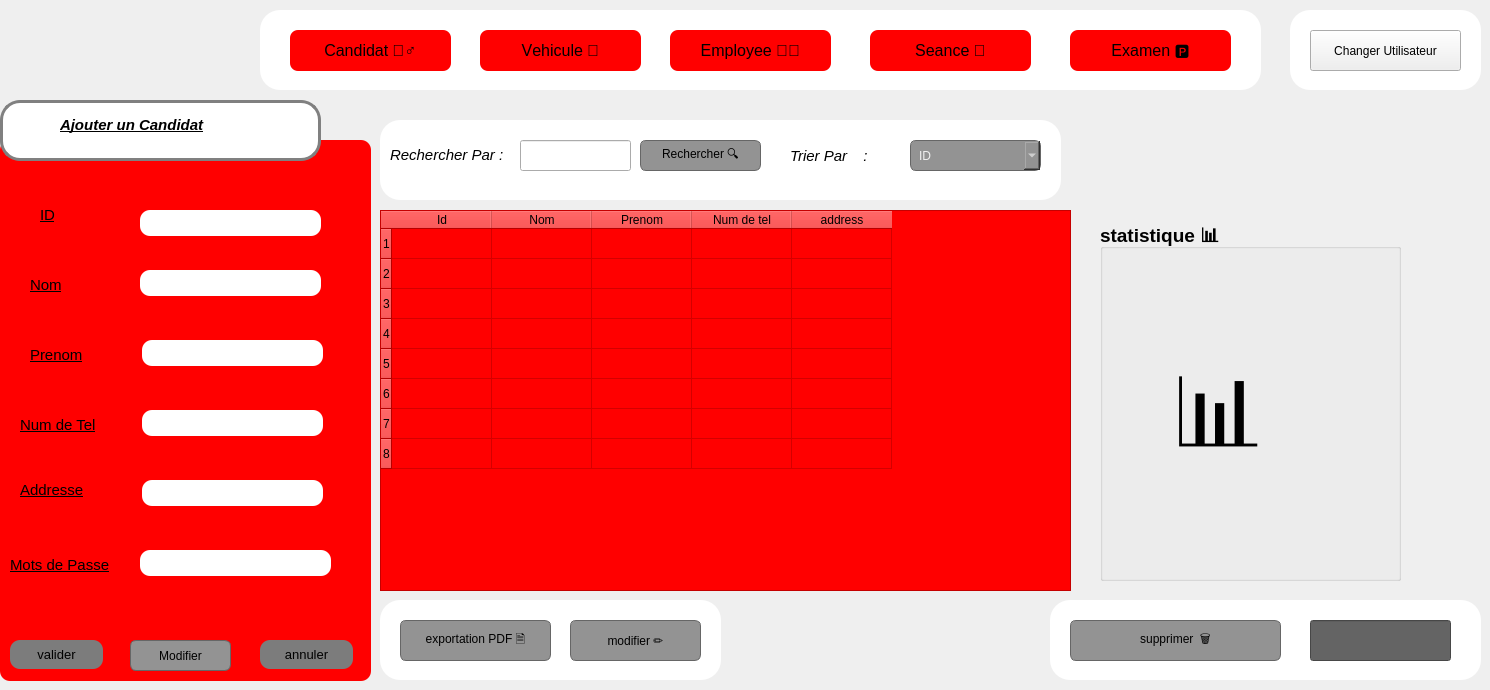
    <widget class="QWidget" name="tab0">
     <attribute name="title">
      <string>Page</string>
     </attribute>
     <widget class="QGroupBox" name="groupBox_4">
      <property name="geometry">
       <rect>
        <x>0</x>
        <y>140</y>
        <width>371</width>
        <height>541</height>
       </rect>
      </property>
      <property name="font">
       <font>
        <pointsize>14</pointsize>
        <italic>false</italic>
        <bold>true</bold>
        <underline>false</underline>
        <strikeout>false</strikeout>
       </font>
      </property>
      <property name="styleSheet">
       <string notr="true">background-color: red;
color: rgb(0, 0, 0);

border-color: qlineargradient(spread:pad, x1:0, y1:0, x2:1, y2:0, 
                              stop:0 rgba(0, 0, 0, 255), 
                              stop:1 rgba(255, 255, 255, 255));
border-radius: 10px;</string>
      </property>
      <property name="title">
       <string/>
      </property>
      <widget class="QLineEdit" name="lineEdit_21">
       <property name="geometry">
        <rect>
         <x>140</x>
         <y>70</y>
         <width>181</width>
         <height>26</height>
        </rect>
       </property>
       <property name="styleSheet">
        <string notr="true">background-color: rgb(0, 0, 0);
background-color: rgb(255, 255, 255);</string>
       </property>
      </widget>
      <widget class="QLabel" name="label_28">
       <property name="geometry">
        <rect>
         <x>40</x>
         <y>60</y>
         <width>63</width>
         <height>31</height>
        </rect>
       </property>
       <property name="font">
        <font>
         <pointsize>9</pointsize>
         <italic>false</italic>
         <bold>false</bold>
         <underline>false</underline>
         <strikeout>false</strikeout>
        </font>
       </property>
       <property name="text">
        <string>&lt;html&gt;&lt;head/&gt;&lt;body&gt;&lt;p&gt;&lt;span style=&quot; font-size:11pt; text-decoration: underline;&quot;&gt;ID&lt;/span&gt;&lt;/p&gt;&lt;/body&gt;&lt;/html&gt;</string>
       </property>
      </widget>
      <widget class="QLabel" name="label_29">
       <property name="geometry">
        <rect>
         <x>30</x>
         <y>130</y>
         <width>71</width>
         <height>31</height>
        </rect>
       </property>
       <property name="font">
        <font>
         <pointsize>9</pointsize>
         <italic>false</italic>
         <bold>false</bold>
         <underline>false</underline>
         <strikeout>false</strikeout>
        </font>
       </property>
       <property name="text">
        <string>&lt;html&gt;&lt;head/&gt;&lt;body&gt;&lt;p&gt;&lt;span style=&quot; font-size:11pt; text-decoration: underline;&quot;&gt;Nom&lt;/span&gt;&lt;/p&gt;&lt;/body&gt;&lt;/html&gt;</string>
       </property>
      </widget>
      <widget class="QLabel" name="label_30">
       <property name="geometry">
        <rect>
         <x>30</x>
         <y>200</y>
         <width>61</width>
         <height>31</height>
        </rect>
       </property>
       <property name="font">
        <font>
         <pointsize>9</pointsize>
         <italic>false</italic>
         <bold>false</bold>
         <underline>false</underline>
         <strikeout>false</strikeout>
        </font>
       </property>
       <property name="text">
        <string>&lt;html&gt;&lt;head/&gt;&lt;body&gt;&lt;p&gt;&lt;span style=&quot; font-size:11pt; text-decoration: underline;&quot;&gt;Prenom&lt;/span&gt;&lt;/p&gt;&lt;/body&gt;&lt;/html&gt;</string>
       </property>
      </widget>
      <widget class="QLabel" name="label_31">
       <property name="geometry">
        <rect>
         <x>20</x>
         <y>270</y>
         <width>91</width>
         <height>31</height>
        </rect>
       </property>
       <property name="font">
        <font>
         <pointsize>9</pointsize>
         <italic>false</italic>
         <bold>false</bold>
         <underline>false</underline>
         <strikeout>false</strikeout>
        </font>
       </property>
       <property name="text">
        <string>&lt;html&gt;&lt;head/&gt;&lt;body&gt;&lt;p&gt;&lt;span style=&quot; font-size:11pt; text-decoration: underline;&quot;&gt;Num de Tel&lt;/span&gt;&lt;/p&gt;&lt;/body&gt;&lt;/html&gt;</string>
       </property>
      </widget>
      <widget class="QLineEdit" name="lineEdit_22">
       <property name="geometry">
        <rect>
         <x>140</x>
         <y>130</y>
         <width>181</width>
         <height>26</height>
        </rect>
       </property>
       <property name="styleSheet">
        <string notr="true">background-color: rgb(0, 0, 0);
background-color: rgb(255, 255, 255);</string>
       </property>
      </widget>
      <widget class="QLineEdit" name="lineEdit_23">
       <property name="geometry">
        <rect>
         <x>142</x>
         <y>200</y>
         <width>181</width>
         <height>26</height>
        </rect>
       </property>
       <property name="styleSheet">
        <string notr="true">background-color: rgb(0, 0, 0);
background-color: rgb(255, 255, 255);</string>
       </property>
      </widget>
      <widget class="QLineEdit" name="lineEdit_24">
       <property name="geometry">
        <rect>
         <x>142</x>
         <y>270</y>
         <width>181</width>
         <height>26</height>
        </rect>
       </property>
       <property name="styleSheet">
        <string notr="true">background-color: rgb(255, 255, 255);</string>
       </property>
      </widget>
      <widget class="QLabel" name="label_32">
       <property name="geometry">
        <rect>
         <x>20</x>
         <y>330</y>
         <width>91</width>
         <height>41</height>
        </rect>
       </property>
       <property name="font">
        <font>
         <pointsize>9</pointsize>
         <italic>false</italic>
         <bold>false</bold>
         <underline>false</underline>
         <strikeout>false</strikeout>
        </font>
       </property>
       <property name="text">
        <string>&lt;html&gt;&lt;head/&gt;&lt;body&gt;&lt;p&gt;&lt;span style=&quot; font-size:11pt; text-decoration: underline;&quot;&gt;Addresse&lt;/span&gt;&lt;/p&gt;&lt;/body&gt;&lt;/html&gt;</string>
       </property>
      </widget>
      <widget class="QLabel" name="label_35">
       <property name="geometry">
        <rect>
         <x>10</x>
         <y>410</y>
         <width>131</width>
         <height>31</height>
        </rect>
       </property>
       <property name="font">
        <font>
         <pointsize>9</pointsize>
         <italic>false</italic>
         <bold>false</bold>
         <underline>false</underline>
         <strikeout>false</strikeout>
        </font>
       </property>
       <property name="text">
        <string>&lt;html&gt;&lt;head/&gt;&lt;body&gt;&lt;p&gt;&lt;span style=&quot; font-size:11pt; text-decoration: underline;&quot;&gt;Mots de Passe&lt;/span&gt;&lt;/p&gt;&lt;/body&gt;&lt;/html&gt;</string>
       </property>
      </widget>
      <widget class="QPushButton" name="pushButton_22">
       <property name="geometry">
        <rect>
         <x>260</x>
         <y>500</y>
         <width>93</width>
         <height>29</height>
        </rect>
       </property>
       <property name="font">
        <font>
         <pointsize>10</pointsize>
         <italic>false</italic>
         <bold>false</bold>
         <underline>false</underline>
         <strikeout>false</strikeout>
        </font>
       </property>
       <property name="styleSheet">
        <string notr="true">background-color: rgb(124, 124, 124);</string>
       </property>
       <property name="text">
        <string>annuler</string>
       </property>
      </widget>
      <widget class="QPushButton" name="pushButton_23">
       <property name="geometry">
        <rect>
         <x>10</x>
         <y>500</y>
         <width>93</width>
         <height>29</height>
        </rect>
       </property>
       <property name="font">
        <font>
         <pointsize>10</pointsize>
         <italic>false</italic>
         <bold>false</bold>
         <underline>false</underline>
         <strikeout>false</strikeout>
        </font>
       </property>
       <property name="styleSheet">
        <string notr="true">background-color: rgb(124, 124, 124);</string>
       </property>
       <property name="text">
        <string>valider</string>
       </property>
      </widget>
      <widget class="QLineEdit" name="lineEdit_25">
       <property name="geometry">
        <rect>
         <x>142</x>
         <y>340</y>
         <width>181</width>
         <height>26</height>
        </rect>
       </property>
       <property name="styleSheet">
        <string notr="true">background-color: rgb(255, 255, 255);</string>
       </property>
      </widget>
      <widget class="QLineEdit" name="lineEdit_26">
       <property name="geometry">
        <rect>
         <x>140</x>
         <y>410</y>
         <width>191</width>
         <height>26</height>
        </rect>
       </property>
       <property name="styleSheet">
        <string notr="true">background-color: rgb(255, 255, 255);</string>
       </property>
      </widget>
      <widget class="QPushButton" name="pushButton_147">
       <property name="geometry">
        <rect>
         <x>130</x>
         <y>500</y>
         <width>101</width>
         <height>31</height>
        </rect>
       </property>
       <property name="styleSheet">
        <string notr="true">background-color: #939393;   /* gris foncé */
    color: black;              /* blanc clair */
    border: 1px solid #666666;
     border-radius: 6px;
    padding: 4px 8px;
  </string>
       </property>
       <property name="text">
        <string>Modifier</string>
       </property>
      </widget>
     </widget>
     <widget class="QTableWidget" name="tableWidget_4">
      <property name="geometry">
       <rect>
        <x>380</x>
        <y>210</y>
        <width>691</width>
        <height>381</height>
       </rect>
      </property>
      <property name="styleSheet">
       <string notr="true">color: rgb(0, 0, 0);
background-color: red;</string>
      </property>
      <row/>
      <row/>
      <row/>
      <row/>
      <row/>
      <row/>
      <row/>
      <row/>
      <column>
       <property name="text">
        <string>Id</string>
       </property>
      </column>
      <column>
       <property name="text">
        <string>Nom</string>
       </property>
      </column>
      <column>
       <property name="text">
        <string>Prenom</string>
       </property>
      </column>
      <column>
       <property name="text">
        <string>Num de tel</string>
       </property>
      </column>
      <column>
       <property name="text">
        <string>address</string>
       </property>
      </column>
     </widget>
     <widget class="QFrame" name="frame2_3">
      <property name="geometry">
       <rect>
        <x>0</x>
        <y>100</y>
        <width>321</width>
        <height>61</height>
       </rect>
      </property>
      <property name="styleSheet">
       <string notr="true">#frame2_3{
border: 3px solid grey ;
border-radius: 20px;
background: white ;
}</string>
      </property>
      <property name="frameShape">
       <enum>QFrame::Shape::StyledPanel</enum>
      </property>
      <property name="frameShadow">
       <enum>QFrame::Shadow::Raised</enum>
      </property>
      <widget class="QLabel" name="label_78">
       <property name="geometry">
        <rect>
         <x>60</x>
         <y>10</y>
         <width>181</width>
         <height>31</height>
        </rect>
       </property>
       <property name="styleSheet">
        <string notr="true">background-color: rgb(255, 255, 255);</string>
       </property>
       <property name="text">
        <string>&lt;html&gt;&lt;head/&gt;&lt;body&gt;&lt;p&gt;&lt;span style=&quot; font-size:11pt; font-weight:700; font-style:italic; text-decoration: underline; color:#000000;&quot;&gt;Ajouter un Candidat&lt;/span&gt;&lt;/p&gt;&lt;/body&gt;&lt;/html&gt;</string>
       </property>
      </widget>
     </widget>
     <widget class="QFrame" name="recherche_4">
      <property name="geometry">
       <rect>
        <x>380</x>
        <y>120</y>
        <width>681</width>
        <height>80</height>
       </rect>
      </property>
      <property name="styleSheet">
       <string notr="true">#recherche_4{
	border-color: rgb(85, 170, 0);
border-radius: 20px;
background: white ;
}</string>
      </property>
      <property name="frameShape">
       <enum>QFrame::Shape::StyledPanel</enum>
      </property>
      <property name="frameShadow">
       <enum>QFrame::Shadow::Raised</enum>
      </property>
      <widget class="QLabel" name="label_33">
       <property name="geometry">
        <rect>
         <x>10</x>
         <y>20</y>
         <width>131</width>
         <height>31</height>
        </rect>
       </property>
       <property name="font">
        <font>
         <pointsize>11</pointsize>
         <italic>true</italic>
        </font>
       </property>
       <property name="styleSheet">
        <string notr="true">background-color: rgb(255, 255, 255);</string>
       </property>
       <property name="text">
        <string>&lt;html&gt;&lt;head/&gt;&lt;body&gt;&lt;p&gt;&lt;span style=&quot; color:#000000;&quot;&gt;Rechercher Par  :&lt;/span&gt;&lt;/p&gt;&lt;/body&gt;&lt;/html&gt;</string>
       </property>
      </widget>
      <widget class="QLineEdit" name="lineEdit_58">
       <property name="geometry">
        <rect>
         <x>140</x>
         <y>20</y>
         <width>111</width>
         <height>31</height>
        </rect>
       </property>
      </widget>
      <widget class="QPushButton" name="pushButton_17">
       <property name="geometry">
        <rect>
         <x>260</x>
         <y>20</y>
         <width>121</width>
         <height>31</height>
        </rect>
       </property>
       <property name="styleSheet">
        <string notr="true">background-color: #939393;   /* gris foncé */
    color: black;              /* blanc clair */
    border: 1px solid #666666;
     border-radius: 6px;
    padding: 4px 8px;
  </string>
       </property>
       <property name="text">
        <string>Rechercher 🔍</string>
       </property>
      </widget>
      <widget class="QLabel" name="label_34">
       <property name="geometry">
        <rect>
         <x>410</x>
         <y>20</y>
         <width>111</width>
         <height>31</height>
        </rect>
       </property>
       <property name="font">
        <font>
         <pointsize>11</pointsize>
         <italic>true</italic>
        </font>
       </property>
       <property name="styleSheet">
        <string notr="true">background-color: rgb(255, 255, 255);</string>
       </property>
       <property name="text">
        <string>&lt;html&gt;&lt;head/&gt;&lt;body&gt;&lt;p&gt;&lt;span style=&quot; color:#000000;&quot;&gt;Trier Par &lt;/span&gt;&lt;span style=&quot; font-size:12pt; color:#000000;&quot;/&gt;&lt;span style=&quot; font-size:12pt;&quot;&gt;🔽&lt;/span&gt;&lt;span style=&quot; color:#000000;&quot;&gt;: &lt;/span&gt;&lt;/p&gt;&lt;/body&gt;&lt;/html&gt;</string>
       </property>
      </widget>
      <widget class="QComboBox" name="comboBox_7">
       <property name="geometry">
        <rect>
         <x>530</x>
         <y>20</y>
         <width>131</width>
         <height>31</height>
        </rect>
       </property>
       <property name="styleSheet">
        <string notr="true">background-color: #939393;   /* gris foncé */
    color: #f0f0f0;              /* blanc clair */
    border: 1px solid #666666;
    border-radius: 6px;
    padding: 4px 8px;</string>
       </property>
       <item>
        <property name="text">
         <string>ID</string>
        </property>
       </item>
       <item>
        <property name="text">
         <string>Prenom</string>
        </property>
       </item>
       <item>
        <property name="text">
         <string>Nom</string>
        </property>
       </item>
      </widget>
     </widget>
     <widget class="QGroupBox" name="groupBox_16">
      <property name="geometry">
       <rect>
        <x>1100</x>
        <y>220</y>
        <width>301</width>
        <height>361</height>
       </rect>
      </property>
      <property name="font">
       <font>
        <pointsize>14</pointsize>
        <bold>true</bold>
       </font>
      </property>
      <property name="title">
       <string>statistique 📊</string>
      </property>
      <widget class="QLabel" name="label_36">
       <property name="geometry">
        <rect>
         <x>70</x>
         <y>120</y>
         <width>231</width>
         <height>171</height>
        </rect>
       </property>
       <property name="text">
        <string>&lt;html&gt;&lt;head/&gt;&lt;body&gt;&lt;p&gt;&lt;span style=&quot; font-size:72pt;&quot;&gt;📊&lt;/span&gt;&lt;/p&gt;&lt;/body&gt;&lt;/html&gt;</string>
       </property>
      </widget>
     </widget>
     <widget class="QFrame" name="pdf_4">
      <property name="geometry">
       <rect>
        <x>380</x>
        <y>600</y>
        <width>341</width>
        <height>80</height>
       </rect>
      </property>
      <property name="styleSheet">
       <string notr="true">#pdf_4{
	border-color: rgb(85, 170, 0);
border-radius: 20px;
background: white ;
}</string>
      </property>
      <property name="frameShape">
       <enum>QFrame::Shape::StyledPanel</enum>
      </property>
      <property name="frameShadow">
       <enum>QFrame::Shadow::Raised</enum>
      </property>
      <widget class="QPushButton" name="pushButton_79">
       <property name="geometry">
        <rect>
         <x>20</x>
         <y>20</y>
         <width>151</width>
         <height>41</height>
        </rect>
       </property>
       <property name="styleSheet">
        <string notr="true">background-color: #939393;   /* gris foncé */
alternate-background-color: rgb(188, 188, 188);
    color: black;              /* blanc clair */
    border: 1px solid #666666;
     border-radius: 6px;
    padding: 4px 8px;
  </string>
       </property>
       <property name="text">
        <string>exportation PDF 🗎</string>
       </property>
       <property name="iconSize">
        <size>
         <width>20</width>
         <height>20</height>
        </size>
       </property>
      </widget>
      <widget class="QPushButton" name="pushButton_18">
       <property name="geometry">
        <rect>
         <x>190</x>
         <y>20</y>
         <width>131</width>
         <height>41</height>
        </rect>
       </property>
       <property name="styleSheet">
        <string notr="true">background-color: #939393;   /* gris foncé */
    color: black;              /* blanc clair */
    border: 1px solid #666666;
     border-radius: 6px;
    padding: 4px 8px;
  </string>
       </property>
       <property name="text">
        <string>modifier ✏️</string>
       </property>
      </widget>
     </widget>
     <widget class="QFrame" name="supp_4">
      <property name="geometry">
       <rect>
        <x>1050</x>
        <y>600</y>
        <width>431</width>
        <height>80</height>
       </rect>
      </property>
      <property name="styleSheet">
       <string notr="true">#supp_4{
	border-color: rgb(85, 170, 0);
border-radius: 20px;
background: white ;
}</string>
      </property>
      <property name="frameShape">
       <enum>QFrame::Shape::StyledPanel</enum>
      </property>
      <property name="frameShadow">
       <enum>QFrame::Shadow::Raised</enum>
      </property>
      <widget class="QPushButton" name="pushButton_20">
       <property name="geometry">
        <rect>
         <x>20</x>
         <y>20</y>
         <width>211</width>
         <height>41</height>
        </rect>
       </property>
       <property name="styleSheet">
        <string notr="true">background-color: #939393;   /* gris foncé */
    color: black;              /* blanc clair */
    border: 1px solid #666666;
     border-radius: 6px;
    padding: 4px 8px;
  </string>
       </property>
       <property name="text">
        <string>supprimer  🗑️</string>
       </property>
      </widget>
      <widget class="QLineEdit" name="lineEdit_15">
       <property name="geometry">
        <rect>
         <x>260</x>
         <y>20</y>
         <width>141</width>
         <height>41</height>
        </rect>
       </property>
       <property name="styleSheet">
        <string notr="true">background-color: rgb(100, 100, 100);
border-color: rgb(0, 0, 0);</string>
       </property>
      </widget>
     </widget>
     <widget class="QLabel" name="label_50">
      <property name="geometry">
       <rect>
        <x>-20</x>
        <y>0</y>
        <width>271</width>
        <height>121</height>
       </rect>
      </property>
      <property name="text">
       <string/>
      </property>
      <property name="pixmap">
       <pixmap>:/images/logo.png</pixmap>
      </property>
     </widget>
     <widget class="QFrame" name="menu1">
      <property name="geometry">
       <rect>
        <x>260</x>
        <y>10</y>
        <width>1001</width>
        <height>80</height>
       </rect>
      </property>
      <property name="styleSheet">
       <string notr="true">#menu1{
	border-color: rgb(85, 170, 0);
border-radius: 20px;
background: white ;
}</string>
      </property>
      <property name="frameShape">
       <enum>QFrame::Shape::StyledPanel</enum>
      </property>
      <property name="frameShadow">
       <enum>QFrame::Shadow::Raised</enum>
      </property>
      <widget class="QPushButton" name="candidat">
       <property name="enabled">
        <bool>true</bool>
       </property>
       <property name="geometry">
        <rect>
         <x>30</x>
         <y>20</y>
         <width>161</width>
         <height>41</height>
        </rect>
       </property>
       <property name="font">
        <font>
         <pointsize>12</pointsize>
         <bold>false</bold>
         <strikeout>false</strikeout>
         <kerning>false</kerning>
        </font>
       </property>
       <property name="whatsThis">
        <string>&lt;html&gt;&lt;head/&gt;&lt;body&gt;&lt;p&gt;&lt;br/&gt;&lt;/p&gt;&lt;/body&gt;&lt;/html&gt;</string>
       </property>
       <property name="styleSheet">
        <string notr="true"> background-color:rgb(255, 0, 0);;   /* rouge vif */
    color: black ;                /* texte blanc */
    border-radius: 8px;          /* coins arrondis */
    padding: 8px 16px;           /* espace interne */
              
    border: none;</string>
       </property>
       <property name="text">
        <string>Candidat 🧍‍♂️</string>
       </property>
      </widget>
      <widget class="QPushButton" name="vehicule">
       <property name="enabled">
        <bool>true</bool>
       </property>
       <property name="geometry">
        <rect>
         <x>220</x>
         <y>20</y>
         <width>161</width>
         <height>41</height>
        </rect>
       </property>
       <property name="font">
        <font>
         <pointsize>12</pointsize>
         <bold>false</bold>
         <kerning>false</kerning>
        </font>
       </property>
       <property name="styleSheet">
        <string notr="true"> background-color:rgb(255, 0, 0);;   /* rouge vif */
    color: black;                /* texte blanc */
    border-radius: 8px;          /* coins arrondis */
    padding: 8px 16px;           /* espace interne */
    
    border: none;</string>
       </property>
       <property name="text">
        <string>Vehicule 🚗</string>
       </property>
      </widget>
      <widget class="QPushButton" name="employee">
       <property name="enabled">
        <bool>true</bool>
       </property>
       <property name="geometry">
        <rect>
         <x>410</x>
         <y>20</y>
         <width>161</width>
         <height>41</height>
        </rect>
       </property>
       <property name="font">
        <font>
         <pointsize>12</pointsize>
         <bold>false</bold>
         <kerning>false</kerning>
        </font>
       </property>
       <property name="styleSheet">
        <string notr="true"> background-color:rgb(255, 0, 0);;   /* rouge vif */
    color: black;                /* texte blanc */
    border-radius: 8px;          /* coins arrondis */
    padding: 8px 16px;           /* espace interne */
   
    border: none;</string>
       </property>
       <property name="text">
        <string>Employee 🧑‍🏫</string>
       </property>
      </widget>
      <widget class="QPushButton" name="seance">
       <property name="enabled">
        <bool>true</bool>
       </property>
       <property name="geometry">
        <rect>
         <x>610</x>
         <y>20</y>
         <width>161</width>
         <height>41</height>
        </rect>
       </property>
       <property name="font">
        <font>
         <pointsize>12</pointsize>
         <bold>false</bold>
         <kerning>false</kerning>
        </font>
       </property>
       <property name="styleSheet">
        <string notr="true"> background-color:rgb(255, 0, 0);;   /* rouge vif */
    color: black;                /* texte blanc */
    border-radius: 8px;          /* coins arrondis */
    padding: 8px 16px;           /* espace interne */
   
    border: none;</string>
       </property>
       <property name="text">
        <string>Seance 🧭</string>
       </property>
      </widget>
      <widget class="QPushButton" name="examen">
       <property name="enabled">
        <bool>true</bool>
       </property>
       <property name="geometry">
        <rect>
         <x>810</x>
         <y>20</y>
         <width>161</width>
         <height>41</height>
        </rect>
       </property>
       <property name="font">
        <font>
         <pointsize>12</pointsize>
         <bold>false</bold>
         <kerning>false</kerning>
        </font>
       </property>
       <property name="styleSheet">
        <string notr="true"> background-color:rgb(255, 0, 0);;   /* rouge vif */
    color: black;                /* texte blanc */
    border-radius: 8px;          /* coins arrondis */
    padding: 8px 16px;           /* espace interne */
    
    border: none;</string>
       </property>
       <property name="text">
        <string>Examen 🅿️</string>
       </property>
      </widget>
     </widget>
     <widget class="QFrame" name="utilisateur_2">
      <property name="geometry">
       <rect>
        <x>1290</x>
        <y>10</y>
        <width>191</width>
        <height>80</height>
       </rect>
      </property>
      <property name="styleSheet">
       <string notr="true">#utilisateur_2{
	border-color: rgb(85, 170, 0);
border-radius: 20px;
background: white ;
}</string>
      </property>
      <property name="frameShape">
       <enum>QFrame::Shape::StyledPanel</enum>
      </property>
      <property name="frameShadow">
       <enum>QFrame::Shadow::Raised</enum>
      </property>
      <widget class="QPushButton" name="pushButton_55">
       <property name="geometry">
        <rect>
         <x>20</x>
         <y>20</y>
         <width>151</width>
         <height>41</height>
        </rect>
       </property>
       <property name="text">
        <string>Changer Utilisateur</string>
       </property>
      </widget>
     </widget>
     <zorder>label_50</zorder>
     <zorder>groupBox_4</zorder>
     <zorder>tableWidget_4</zorder>
     <zorder>frame2_3</zorder>
     <zorder>recherche_4</zorder>
     <zorder>groupBox_16</zorder>
     <zorder>pdf_4</zorder>
     <zorder>supp_4</zorder>
     <zorder>menu1</zorder>
     <zorder>utilisateur_2</zorder>
    </widget>
